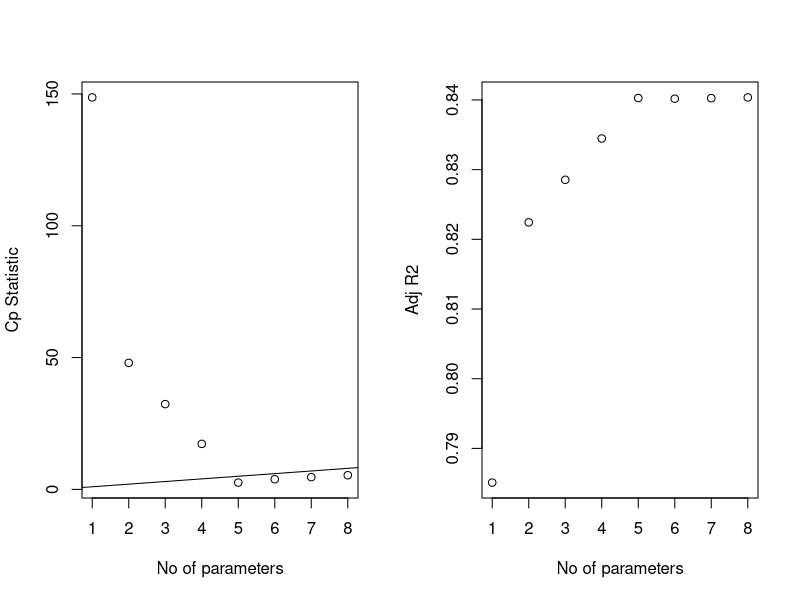

This chart was generated by the following R code:
## ---- chunk 1
knitr::opts_chunk$set(echo = TRUE, message = FALSE, warning = FALSE)

library(tidyverse)
library(corrplot)
library(leaps)

## ---- chunk 2
# read data 
cdi_df = read_csv("./cdi.csv") %>% 
  select(-id) %>% 
  select(-cty) %>% 
  select(-state) %>% 
  relocate(crimes)

# fit regression using all predictors
mult.fit = lm(crimes ~ ., data = cdi_df)

step(mult.fit, direction = 'backward')
step(mult.fit, direction = 'forward')
step(mult.fit, direction = 'both')

#forward
forward = lm(formula = crimes ~ area + pop + pop18 + pop65 + docs + beds + 
    hsgrad + bagrad + poverty + unemp + pcincome + totalinc + 
    region, data = cdi_df)
stepf = step(forward)
summary(stepf)

#backward
backward = lm(formula = crimes ~ area + pop + poverty + pcincome + totalinc, 
    data = cdi_df)
stepb = step(backward)
summary(stepb)

#stepwise
stepwise = lm(formula = crimes ~ area + pop + poverty + pcincome + totalinc, 
    data = cdi_df)
steps = step(stepwise)
summary(steps)
## ---- chunk 3
mat = as.matrix(cdi_df)
# Printing the 2 best models of each size, using the Cp criterion:
leaps(x = mat[,2:14], y = mat[,1], nbest = 2, method = "Cp")

# Printing the 2 best models of each size, using the adjusted R^2 criterion:
leaps(x = mat[,2:14], y = mat[,1], nbest = 2, method = "adjr2")

# Function regsubsets() performs a subset selection by identifying the "best" model that contains
# a certain number of predictors. By default "best" is chosen using SSE/RSS (smaller is better)
b = regsubsets(crimes ~ ., data = cdi_df)
rs = summary(b)

# plot of Cp and Adj-R2 as functions of parameters
par(mfrow=c(1,2))

plot(1:8, rs$cp, xlab="No of parameters", ylab="Cp Statistic")
abline(0,1)
#6
plot(1:8, rs$adjr2, xlab="No of parameters", ylab="Adj R2")
#6
